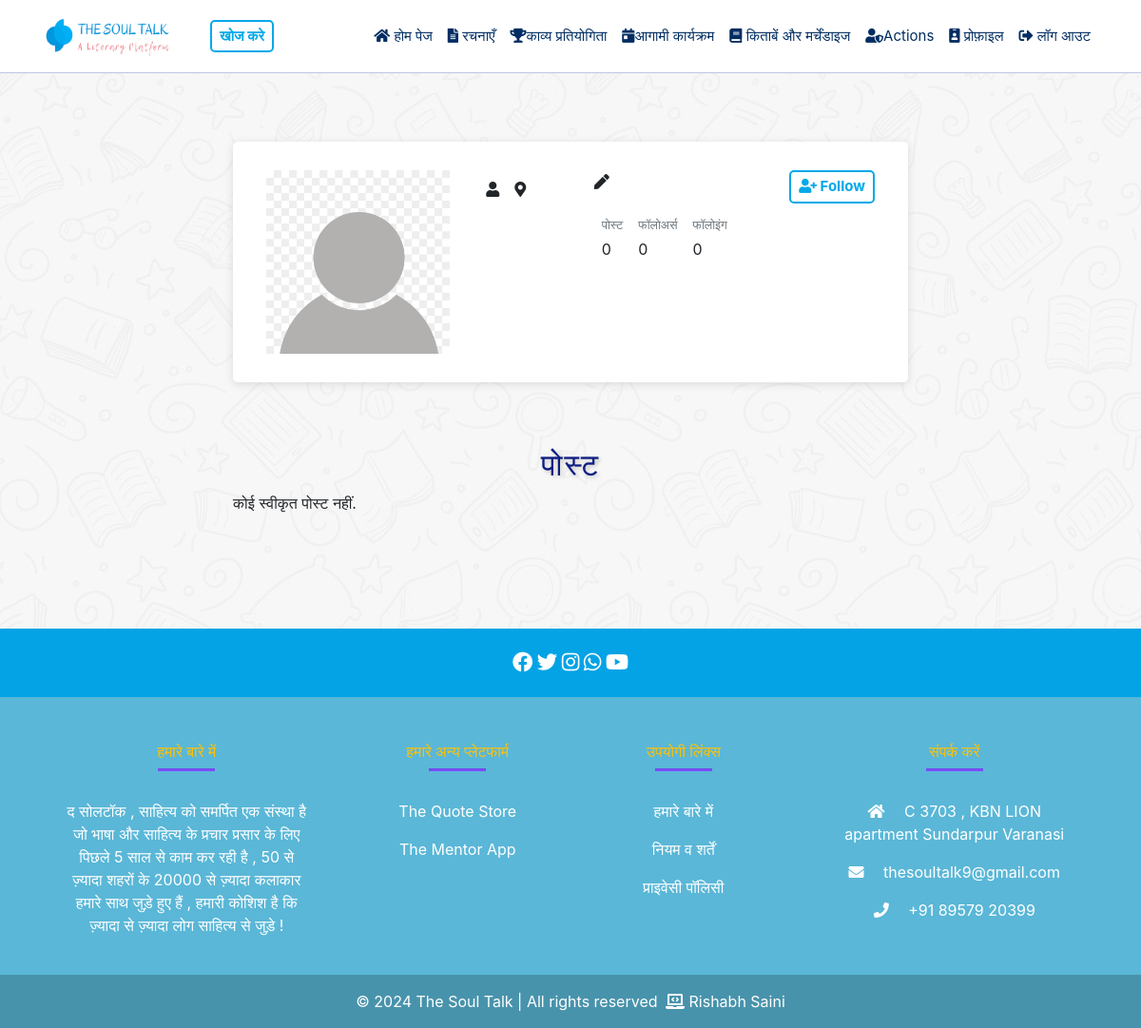
The page /profile/22f1001144/ (signed in) on the database as committed earlier.
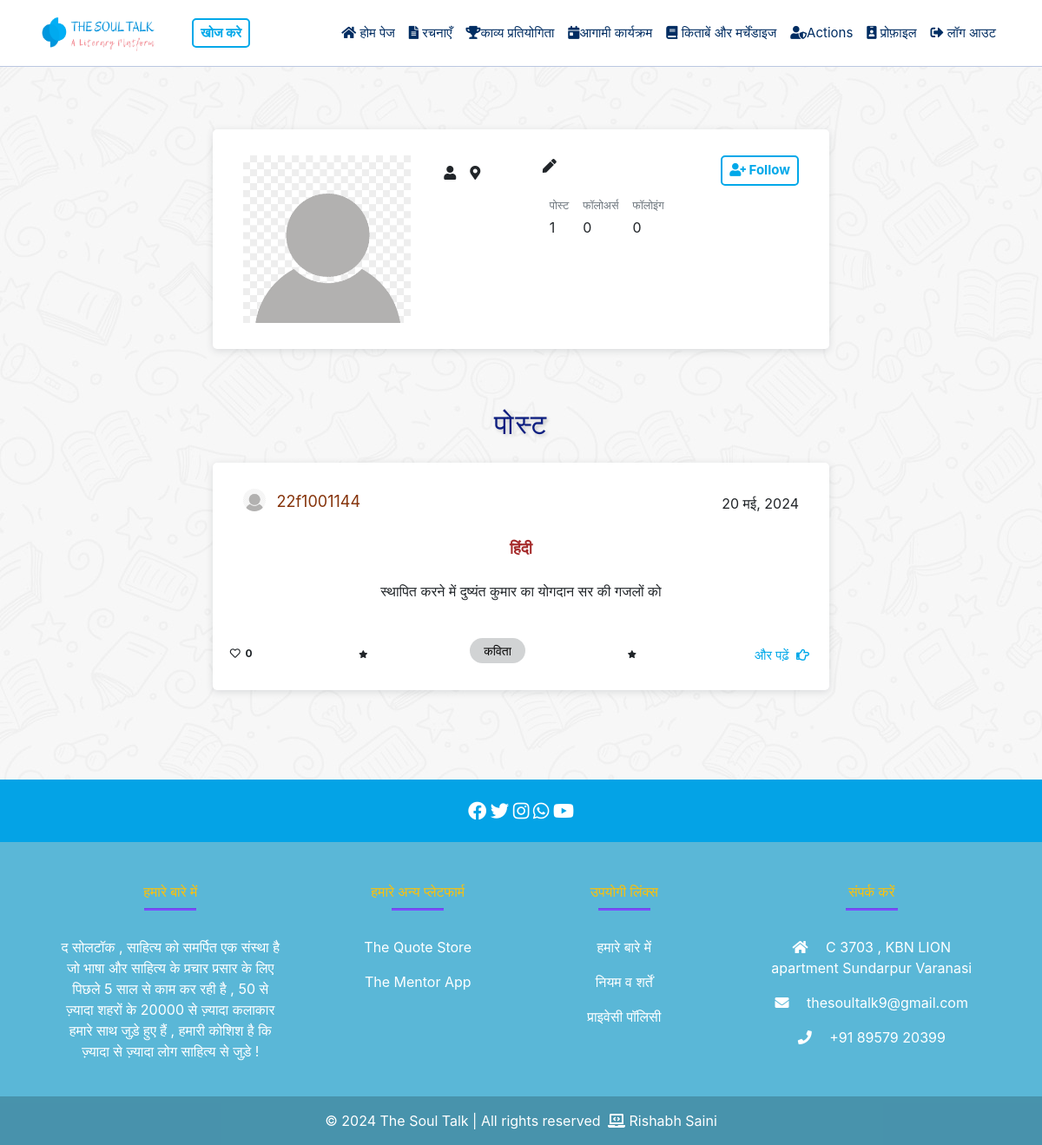
The same page on the database as committed later.
### mainApp/models.py (models this page shows, shortened)
class CustomUser(AbstractUser):
    is_admin = models.BooleanField(default=False)
    is_owner = models.BooleanField(default=False)
    phone_no = models.CharField(max_length=15, blank=True, null=True)
    def followers_count(self):
        return self.followers.count()
    def following_count(self):
        return self.following.count()

class Post(models.Model):
    title = models.CharField(max_length=100)
    description = models.TextField()
    category = models.ForeignKey(Category, on_delete=models.CASCADE)
    created_by = models.ForeignKey(CustomUser, on_delete=models.CASCADE)
    created_at = models.DateTimeField(auto_now_add=True)
    approved = models.BooleanField(default=False)  # New field for approval status
    declined = models.BooleanField(default=False)
    likes = models.ManyToManyField(CustomUser, through='Like', related_name='liked_posts')
    likes_count = models.IntegerField(default=0)

class Category(models.Model):
    name_en = models.CharField(max_length=100, verbose_name="English Name",unique=True)
    name_hi = models.CharField(max_length=100, verbose_name="Hindi Name",unique=True)
    class Meta:
        verbose_name_plural = "Categories"

### mainApp/views.py (the view)
# urls.py: path('profile/<str:username>/', views.profile, name='profile'),
@login_required
def profile(request, username):
    viewed_user = get_object_or_404(CustomUser, username=username)
    user_posts = Post.objects.filter(created_by=viewed_user)
    approved_posts = user_posts.filter(approved=True)
    pending_posts = user_posts.filter(approved=False, declined=False)
    declined_posts = user_posts.filter(declined=True)
    user_submitted_entries = CompetitionEntry.objects.filter(user=viewed_user)
    total_approved_posts = approved_posts.count()
    total_pending_posts = pending_posts.count()
    total_declined_posts = declined_posts.count()
    total_user_submitted_entries = user_submitted_entries.count()
    total_posts = total_approved_posts + total_user_submitted_entries
    profile = Profile.objects.filter(user=viewed_user).first()
    is_own_profile = request.user.username == username
    if is_own_profile:
        return render(request, 'profile.html', {
            'user': viewed_user,
            'profile': profile,
            'approved_posts': approved_posts,
            'pending_posts': pending_posts,
            'declined_posts': declined_posts,
            'total_posts': total_posts,
            'total_approved_posts': total_approved_posts,
            'total_pending_posts': total_pending_posts,
            'total_declined_posts': total_declined_posts,
            'user_submitted_entries': user_submitted_entries,
            'total_user_submitted_entries': total_user_submitted_entries,
        })
    else:
        is_following = request.user.is_authenticated and viewed_user.followers.filter(follower=request.user).exists()
        return render(request, 'view_user_profile.html', {
            'viewed_user': viewed_user,
            'profile': profile,
            'approved_posts': approved_posts,
            'total_posts': total_posts,
            'total_approved_posts': total_approved_posts,
            'user_submitted_entries': user_submitted_entries,
            'total_user_submitted_entries': total_user_submitted_entries,
            'profile_user': viewed_user,
            'is_following': is_following,
        })

### mainApp/templates/view_user_profile.html (shortened to what this page needs)
{% extends 'base.html' %}
{% block content %}
<div class="container mt-5">
    <div class="row justify-content-center">
        <div class="col-md-8">
            <div class="card ">
                <div class="card-body ">
                    <div class="row ">
                        <div class="col-md-4 text-center">
                            <img src="{% if profile.profile_image %}{{ profile.profile_image.url }}{% else %}/media/profile_images/default.png{% endif %}"
                                alt="Profile Image" class="profile-image img-fluid">
                        </div>
                        <div class="col-md-8 md-4">
                            <div class="d-flex justify-content-between align-items-start flex-wrap">
                                <div class="d-flex justify-content-start rounded-3 p-2 mb-2 bg-body-tertiary">
                                    <div>
                                        <p class="card-text"><i class="fas fa-user"></i> {{ profile.name }}</p>
                                    </div>
                                    <div class="px-3">
                                        <p class="card-text"><i class="fas fa-map-marker-alt"></i> {{ profile.place }}</p>
                                    </div>
                                </div>
                                <div>
                                    <p class="card-text"><i class="fas fa-pen"></i> {{ profile.bio }}</p>
                                     <div class="d-flex justify-content-start rounded-3 p-2 mb-2 bg-body-tertiary">
                                        <div>
                                            <p class="small text-muted mb-1">पोस्ट</p>
                                            <p class="mb-0">{{ total_posts }}</p>
                                        </div>
                                        <div class="px-3">
                                            <p class="small text-muted mb-1">फॉलोअर्स </p>
                                            <p class="mb-0">{{ profile_user.followers_count }}</p>
                                        </div>
                                        <div>
                                            <p class="small text-muted mb-1">फॉलोइंग</p>
                                            <p class="mb-0">{{ profile_user.following_count }}</p>
                                        </div>
                                    </div>
                                </div>
                                <div>
                                    {% if not user.is_authenticated %}
                                        <a href="{% url 'login' %}" class="btn btn-custom-outline"><i class="fas fa-user-plus"></i> Follow</a>
                                    {% else %}
                                        {% if request.user != profile_user %}
                                            {% if is_following %}
                                                <form action="{% url 'unfollow_user' profile_user.username %}" method="post">
                                                    {% csrf_token %}
                                                    <button type="submit" class="btn btn-custom-outline"><i class="fas fa-user-check"></i> Unfollow</button>
                                                </form>
                                            {% else %}
                                                <form action="{% url 'follow_user' profile_user.username %}" method="post">
                                                    <button type="submit" class="btn btn-custom-outline"><i class="fas fa-user-plus"></i> Follow</button>
                                                </form>
                                            {% endif %}
                                        {% endif %}
                                    {% endif %}
                                </div>
                            </div>
                        </div>
                    </div>
                </div>
            </div>
        </div>
    </div>
</div>
<div class="container mt-5">
    <div class="row justify-content-center">
        <div class="col-md-8">
            <div class="row justify-content-center" id="approved-posts">
                <div class="col-md-12">
                    <h2>पोस्ट</h2>
                    {% if total_approved_posts == 0 %}
                    <p>कोई स्वीकृत पोस्ट नहीं.</p>
                    {% else %}
                    {% for post in approved_posts %}
                    {% include 'partials/post_details.html' %}
                    {% endfor %}
                    {% endif %}
                </div>
            </div>
        </div>
    </div>
</div>
{% endblock %}

### mainApp/templates/partials/post_details.html
<div class="card bg-card-image mt-4">
    <div class="row">
        <div class="col-md-12">
            <div class="card-body">
                <div class="d-flex author-info justify-content-between align-items-center">
                    <div class="profile-pic ">
                        <img src="{% if post.created_by.profile.profile_image %}{{ post.created_by.profile.profile_image.url }}{% else %}/media/profile_images/default.png{% endif %}"
                            alt="Profile Image" class="profile-image img-fluid rounded-circle">
                                    <a href="{% url 'profile' username=post.created_by.username %}" class="profile-link">{{ post.created_by.username }}</a>
                        </div>
                    <div>
                        <p class="card-text mb-0 post-date">
                            {{ post.created_at|date:"d F, Y" }}
                        </p>
                    </div>
                </div>
                <div>
                    <h5 class="card-title"  style="color: brown;">
                        <strong>{{ post.title }}</strong>
                    </h5>
                </div>
                <div>
                    <p class="card-text text-center">
                    <p style="white-space: pre-wrap;" class="card-text text-center">{{ post.description|truncatechars:60 }}</pre>
                    </p>
                </div>
            </div>
            <div class="row mt-4 mt-sm-0">
                <div class="col-md-12 category-info d-flex justify-content-between align-items-center">
                    <p class="badge text-black">
                        <i class="far fa-heart"></i>&nbsp; {{ post.likes_count }}
                    </p>
                    <p class="badge text-black">
                        <i class="fa fa-solid fa-star fa-xs"></i>
                    </p>
                    <a href="{% url 'category-posts' post.category.id %}" style="text-decoration:none;" class="mb-4">
                        <p class="badge custom-badge"
                            style="font-family: 'Biryani', sans-serif; font-size: 14px; font-weight:normal;">
                            {{ post.category.name_hi }}
                        </p>
                    </a>
                    <p class="badge text-black">
                        <i class="fa fa-solid fa-star fa-xs"></i>
                    </p>
                    <a href="{% url 'full_post' post.id %}" class="card-link">
                        <p class="read-more">
                            और पढ़ें &nbsp;<i class="far fa-hand-point-right"></i>
                        </p>
                    </a>
                </div>
            </div>
        </div>
    </div>
</div>

Rows that differ between the two databases and show on the page:
added Post: created_by.username "22f1001144", created_at "20 मई, 2024", title "हिंदी", description "स्थापित करने में दुष्यंत कुमार का योगदान सर की गजलों को", likes_count "0", category.name_hi "कविता"
Other text that changed with them:
{{ total_posts }}: "0" → "1"
text no longer shown: "कोई स्वीकृत पोस्ट नहीं."
